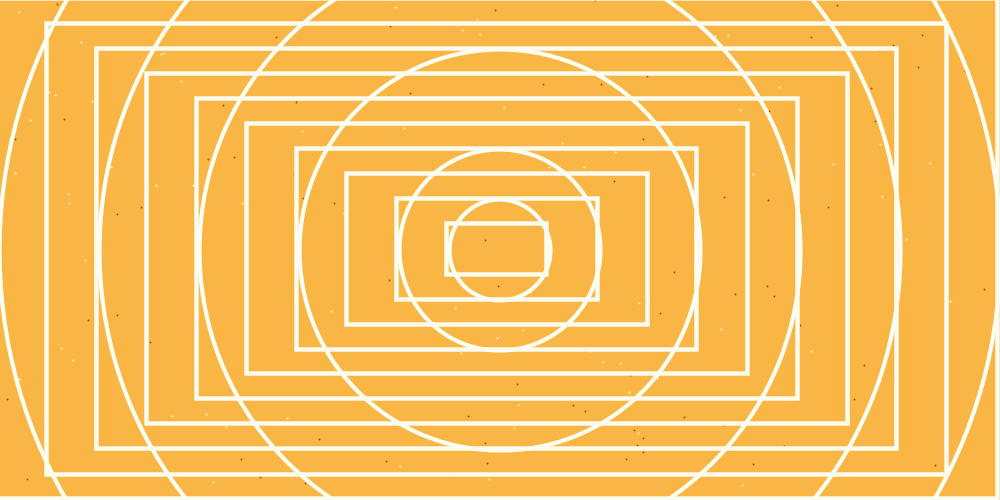
Frame 1 (no input)
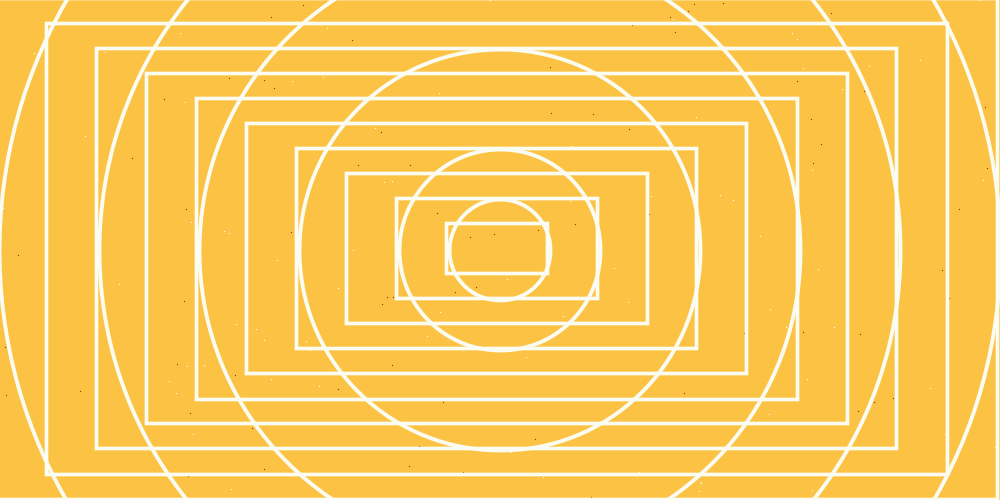
Frame 60 (the mouse pressed at the canvas centre just before this capture)
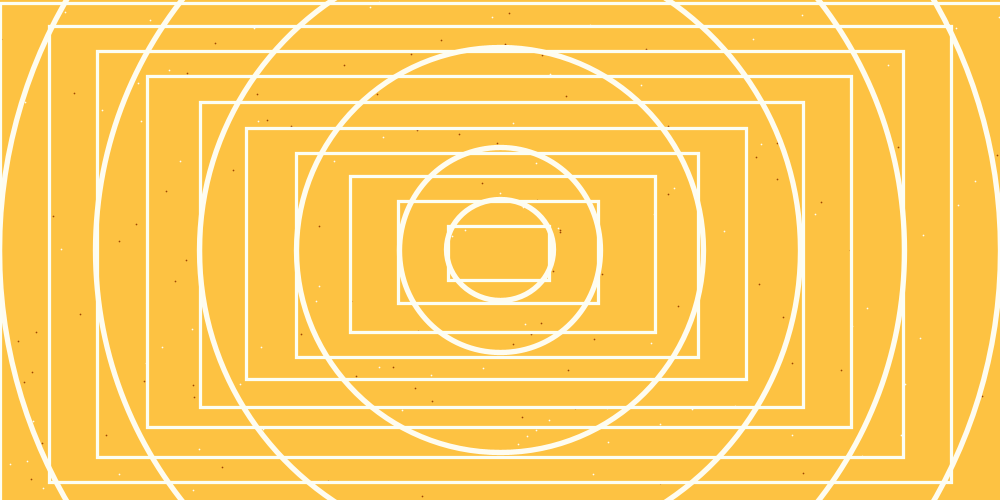
Frame 120 (the mouse held since frame 60 and released just before this capture)

The Processing sketch that drew these frames (run headless with seeded random() and noise(); from frame 60 on, the mouse is pressed at the canvas centre):

// Processing sketch: processing_79221
// ── processing_79221.pde

void setup ()
{

  size (1000, 500);
  smooth ();
}

void draw ()
{

  //   INT


  //   épaisseur traits (ept) et points (ept), plus la valeur est grande, plus les traits sont fins.
  int eptl;
  eptl = 150;
  int eptc;
  eptc = 150;
  int epp;
  epp = 200;

  //   vibrations traits (vibl  et   viblc) et forme ellipse (vibc) et rect (vibr)
  int vibl;
  vibl = 2+mouseX/50;   // JAMAIS 0
  int viblc;
  viblc = 2+mouseX/50;  // JAMAIS 0
  int vibc;
  vibc = 2+mouseX/50;
  int vibr;
  vibr = 2+mouseX/50;

  //   décalage  horizontal  vertical
  int dech;
  dech = -width/250;
  int decv;
  decv = -height/250;



  background (random (240, 255), random (175, 205), random (40, 70));

  stroke (random (250, 255), random (250, 255), random (240, 245));
  strokeWeight (random (((width/2)+(height/2))/epp/vibl, ((width/2)+(height/2))/epp));

  point (random (0, width), random (0, height));
  point (random (0, width), random (0, height));
  point (random (0, width), random (0, height));
  point (random (0, width), random (0, height));
  point (random (0, width), random (0, height));
  point (random (0, width), random (0, height));
  point (random (0, width), random (0, height));
  point (random (0, width), random (0, height));
  point (random (0, width), random (0, height));
  point (random (0, width), random (0, height));
  point (random (0, width), random (0, height));
  point (random (0, width), random (0, height));
  point (random (0, width), random (0, height));
  point (random (0, width), random (0, height));
  point (random (0, width), random (0, height));
  point (random (0, width), random (0, height));
  point (random (0, width), random (0, height));
  point (random (0, width), random (0, height));
  point (random (0, width), random (0, height));
  point (random (0, width), random (0, height));
  point (random (0, width), random (0, height));
  point (random (0, width), random (0, height));
  point (random (0, width), random (0, height));
  point (random (0, width), random (0, height));
  point (random (0, width), random (0, height));
  point (random (0, width), random (0, height));
  point (random (0, width), random (0, height));
  point (random (0, width), random (0, height));
  point (random (0, width), random (0, height));
  point (random (0, width), random (0, height));
  point (random (0, width), random (0, height));
  point (random (0, width), random (0, height));
  point (random (0, width), random (0, height));
  point (random (0, width), random (0, height));
  point (random (0, width), random (0, height));
  point (random (0, width), random (0, height));
  point (random (0, width), random (0, height));
  point (random (0, width), random (0, height));
  point (random (0, width), random (0, height));
  point (random (0, width), random (0, height));
  point (random (0, width), random (0, height));
  point (random (0, width), random (0, height));
  point (random (0, width), random (0, height));
  point (random (0, width), random (0, height));
  point (random (0, width), random (0, height));
  point (random (0, width), random (0, height));
  point (random (0, width), random (0, height));
  point (random (0, width), random (0, height));
  point (random (0, width), random (0, height));
  point (random (0, width), random (0, height));
  point (random (0, width), random (0, height));
  point (random (0, width), random (0, height));
  point (random (0, width), random (0, height));
  point (random (0, width), random (0, height));
  point (random (0, width), random (0, height));
  point (random (0, width), random (0, height));
  point (random (0, width), random (0, height));
  point (random (0, width), random (0, height));
  point (random (0, width), random (0, height));
  point (random (0, width), random (0, height));
  point (random (0, width), random (0, height));
  point (random (0, width), random (0, height));
  point (random (0, width), random (0, height));
  point (random (0, width), random (0, height));
  point (random (0, width), random (0, height));
  point (random (0, width), random (0, height));
  point (random (0, width), random (0, height));
  point (random (0, width), random (0, height));
  point (random (0, width), random (0, height));
  point (random (0, width), random (0, height));
  point (random (0, width), random (0, height));
  point (random (0, width), random (0, height));
  point (random (0, width), random (0, height));
  point (random (0, width), random (0, height));
  point (random (0, width), random (0, height));
  point (random (0, width), random (0, height));
  point (random (0, width), random (0, height));
  point (random (0, width), random (0, height));
  point (random (0, width), random (0, height));
  point (random (0, width), random (0, height));
  point (random (0, width), random (0, height));
  point (random (0, width), random (0, height));

  stroke (random (155, 185), random (50, 80), random (0, 15));

  point (random (0, width), random (0, height));
  point (random (0, width), random (0, height));
  point (random (0, width), random (0, height));
  point (random (0, width), random (0, height));
  point (random (0, width), random (0, height));
  point (random (0, width), random (0, height));
  point (random (0, width), random (0, height));
  point (random (0, width), random (0, height));
  point (random (0, width), random (0, height));
  point (random (0, width), random (0, height));
  point (random (0, width), random (0, height));
  point (random (0, width), random (0, height));
  point (random (0, width), random (0, height));
  point (random (0, width), random (0, height));
  point (random (0, width), random (0, height));
  point (random (0, width), random (0, height));
  point (random (0, width), random (0, height));
  point (random (0, width), random (0, height));
  point (random (0, width), random (0, height));
  point (random (0, width), random (0, height));
  point (random (0, width), random (0, height));
  point (random (0, width), random (0, height));
  point (random (0, width), random (0, height));
  point (random (0, width), random (0, height));
  point (random (0, width), random (0, height));
  point (random (0, width), random (0, height));
  point (random (0, width), random (0, height));
  point (random (0, width), random (0, height));
  point (random (0, width), random (0, height));
  point (random (0, width), random (0, height));
  point (random (0, width), random (0, height));
  point (random (0, width), random (0, height));
  point (random (0, width), random (0, height));
  point (random (0, width), random (0, height));
  point (random (0, width), random (0, height));
  point (random (0, width), random (0, height));
  point (random (0, width), random (0, height));
  point (random (0, width), random (0, height));
  point (random (0, width), random (0, height));
  point (random (0, width), random (0, height));
  point (random (0, width), random (0, height));
  point (random (0, width), random (0, height));
  point (random (0, width), random (0, height));
  point (random (0, width), random (0, height));
  point (random (0, width), random (0, height));
  point (random (0, width), random (0, height));
  point (random (0, width), random (0, height));
  point (random (0, width), random (0, height));
  point (random (0, width), random (0, height));
  point (random (0, width), random (0, height));
  point (random (0, width), random (0, height));
  point (random (0, width), random (0, height));
  point (random (0, width), random (0, height));
  point (random (0, width), random (0, height));
  point (random (0, width), random (0, height));
  point (random (0, width), random (0, height));
  point (random (0, width), random (0, height));
  point (random (0, width), random (0, height));
  point (random (0, width), random (0, height));
  point (random (0, width), random (0, height));
  point (random (0, width), random (0, height));
  point (random (0, width), random (0, height));
  point (random (0, width), random (0, height));
  point (random (0, width), random (0, height));
  point (random (0, width), random (0, height));
  point (random (0, width), random (0, height));
  point (random (0, width), random (0, height));
  point (random (0, width), random (0, height));
  point (random (0, width), random (0, height));
  point (random (0, width), random (0, height));
  point (random (0, width), random (0, height));
  point (random (0, width), random (0, height));
  point (random (0, width), random (0, height));
  point (random (0, width), random (0, height));
  point (random (0, width), random (0, height));
  point (random (0, width), random (0, height));
  point (random (0, width), random (0, height));
  point (random (0, width), random (0, height));
  point (random (0, width), random (0, height));
  point (random (0, width), random (0, height));
  point (random (0, width), random (0, height));
  point (random (0, width), random (0, height));



  noFill ();
  stroke (random (250, 255), random (250, 255), random (240, 245));
  strokeWeight (random (((width/2)+(height/2))/eptc/viblc+1, ((width/2)+(height/2))/eptc+1));

  ellipse (width/2, height/2, (width/10*1)+random(0, vibc), (width/10*1)+random(0, vibc));
  ellipse (width/2, height/2, (width/10*2)+random(0, vibc), (width/10*2)+random(0, vibc));
  ellipse (width/2, height/2, (width/10*4)+random(0, vibc), (width/10*4)+random(0, vibc));
  ellipse (width/2, height/2, (width/10*6)+random(0, vibc), (width/10*6)+random(0, vibc));
  ellipse (width/2, height/2, (width/10*8)+random(0, vibc), (width/10*8)+random(0, vibc));
  ellipse (width/2, height/2, (width/10*10)+random(0, vibc), (width/10*10)+random(0, vibc));
  ellipse (width/2, height/2, (width/10*12)+random(0, vibc), (width/10*12)+random(0, vibc));
  ellipse (width/2, height/2, (width/10*14)+random(0, vibc), (width/10*14)+random(0, vibc));

  stroke (random (250, 255), random (250, 255), random (240, 245));
  strokeWeight (random (((width/2)+(height/2))/eptl/vibl+1, ((width/2)+(height/2))/eptl+1));

  rect (width/2-(width/10*1)/2+random(0, vibr/2)+dech, height/2-(height/10*1)/2+random(0, vibr/2)+decv, (width/10*1)+random(0, vibr/2), (height/10*1)+random(0, vibr/2));
  rect (width/2-(width/10*2)/2+random(0, vibr/2)+dech, height/2-(height/10*2)/2+random(0, vibr/2)+decv, (width/10*2)+random(0, vibr/2), (height/10*2)+random(0, vibr/2));
  rect (width/2-(width/10*3)/2+random(0, vibr/2)+dech, height/2-(height/10*3)/2+random(0, vibr/2)+decv, (width/10*3)+random(0, vibr/2), (height/10*3)+random(0, vibr/2));
  rect (width/2-(width/10*4)/2+random(0, vibr/2)+dech, height/2-(height/10*4)/2+random(0, vibr/2)+decv, (width/10*4)+random(0, vibr/2), (height/10*4)+random(0, vibr/2));
  rect (width/2-(width/10*5)/2+random(0, vibr/2)+dech, height/2-(height/10*5)/2+random(0, vibr/2)+decv, (width/10*5)+random(0, vibr/2), (height/10*5)+random(0, vibr/2));
  rect (width/2-(width/10*6)/2+random(0, vibr/2)+dech, height/2-(height/10*6)/2+random(0, vibr/2)+decv, (width/10*6)+random(0, vibr/2), (height/10*6)+random(0, vibr/2));
  rect (width/2-(width/10*7)/2+random(0, vibr/2)+dech, height/2-(height/10*7)/2+random(0, vibr/2)+decv, (width/10*7)+random(0, vibr/2), (height/10*7)+random(0, vibr/2));
  rect (width/2-(width/10*8)/2+random(0, vibr/2)+dech, height/2-(height/10*8)/2+random(0, vibr/2)+decv, (width/10*8)+random(0, vibr/2), (height/10*8)+random(0, vibr/2));
  rect (width/2-(width/10*9)/2+random(0, vibr/2)+dech, height/2-(height/10*9)/2+random(0, vibr/2)+decv, (width/10*9)+random(0, vibr/2), (height/10*9)+random(0, vibr/2));
  rect (width/2-(width/10*10)/2+random(0, vibr/2)+dech, height/2-(height/10*10)/2+random(0, vibr/2)+decv, (width/10*10)+random(0, vibr/2), (height/10*10)+random(0, vibr/2));

  /*stroke (random (200,210),random (175,185),random (130,140));
   strokeWeight (1);
   
   rect (width/2-(width/10*1)/2,height/2-(height/10*1)/2,(width/10*1),(height/10*1));
   rect (width/2-(width/10*2)/2,height/2-(height/10*2)/2,(width/10*2),(height/10*2));
   rect (width/2-(width/10*3)/2,height/2-(height/10*3)/2,(width/10*3),(height/10*3));
   rect (width/2-(width/10*4)/2,height/2-(height/10*4)/2,(width/10*4),(height/10*4));
   rect (width/2-(width/10*5)/2,height/2-(height/10*5)/2,(width/10*5),(height/10*5));
   rect (width/2-(width/10*6)/2,height/2-(height/10*6)/2,(width/10*6),(height/10*6));
   rect (width/2-(width/10*7)/2,height/2-(height/10*7)/2,(width/10*7),(height/10*7));
   rect (width/2-(width/10*8)/2,height/2-(height/10*8)/2,(width/10*8),(height/10*8));
   rect (width/2-(width/10*9)/2,height/2-(height/10*9)/2,(width/10*9),(height/10*9));
   rect (width/2-(width/10*10)/2,height/2-(height/10*10)/2,(width/10*10),(height/10*10));
   */
}
